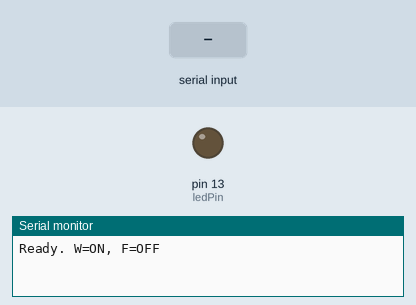
Bench run of a sketch on a simulated Arduino Uno, built with avr-gcc and run on an emulated ATmega328P. Parts: output pins drawn as LEDs (lit = HIGH), the last lines printed to the serial monitor. Inputs (shaded band) come from the test bench.

Above: at 1.2 s.
1.3 s: "W" received over the second serial link
At 2.1 s:
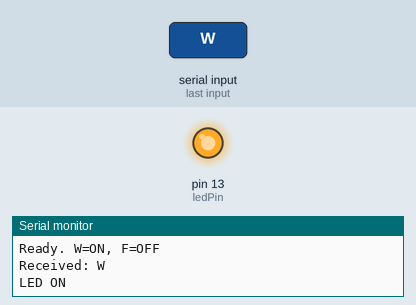
2.8 s: "F" received over the second serial link
At 3.2 s:
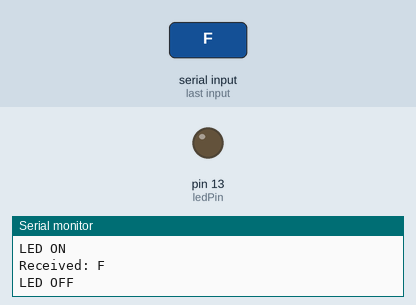
Timing chart, 0 to 5.8 s (numbered marks = the images above; inputs shaded):
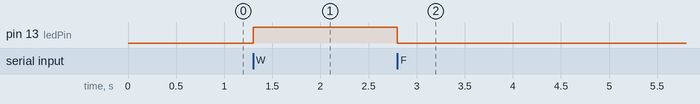

Measured:
- after the input at 1.3 s, pin 13 (ledPin): LOW → HIGH at once
- after the input at 2.8 s, pin 13 (ledPin): HIGH → LOW at once

The sketch:

bt_test.ino
```cpp
#include <SoftwareSerial.h>

SoftwareSerial BT(3, 2);
const int ledPin = 13;

void setup() {
  Serial.begin(9600);
  BT.begin(9600);
  pinMode(ledPin, OUTPUT);
  digitalWrite(ledPin, LOW);  // Start OFF
  Serial.println("Ready. W=ON, F=OFF");
}

void loop() {
  if (BT.available()) {
    char cmd = BT.read();
    Serial.print("Received: ");
    Serial.println(cmd);

    if (cmd == 'W') {        // W = LED ON
      digitalWrite(ledPin, HIGH);
      Serial.println("LED ON");
    }
    else if (cmd == 'F') {   // F = LED OFF
      digitalWrite(ledPin, LOW);
      Serial.println("LED OFF");
    }
  }
}
```
